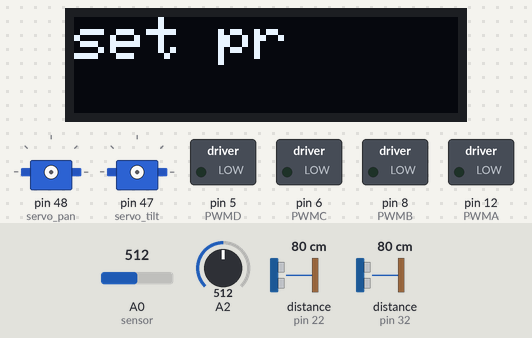
Bench run of a sketch on a simulated Arduino Mega 2560, built with avr-gcc and run on an emulated ATmega2560. Shown: 128×32 one-colour display, 2 × servo, switched loads named in the sketch (green lamp = pin HIGH). Dashed ring = blinking. The inputs (shaded band) are chosen by the test bench; at power-on: distance to the obstacle (sensors on pin 22, pin 32) 80 cm, A0 (sensor) = 512, A2 = 512. The echo pulse lasts 58.3 µs per cm; pins used as bus, display or sensor lines are not drawn; what the sketch prints to the serial monitor is not drawn. At 42.4 s the program stops and its outputs stay as they are.

Above: at 2.1 s.
At 13.3 s:
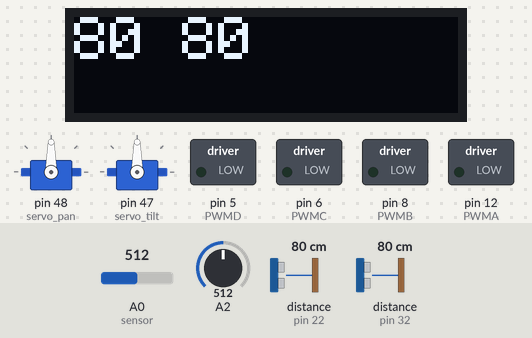
13.4 s: distance to the obstacle (sensor on pin 22) set to 18 cm
At 14.4 s:
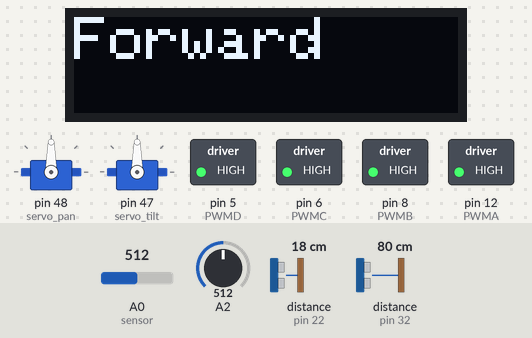
16.4 s: distance to the obstacle (sensor on pin 32) set to 2 cm
At 20.5 s:
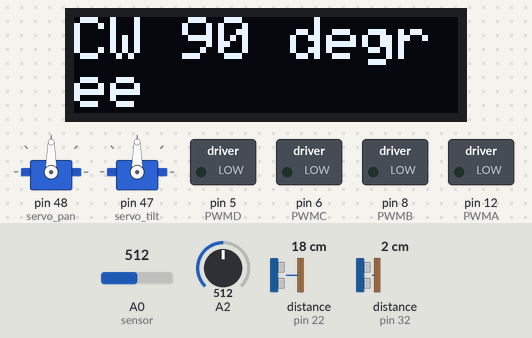
Timing chart, 0 to 35.6 s (numbered marks = the images above; inputs shaded):
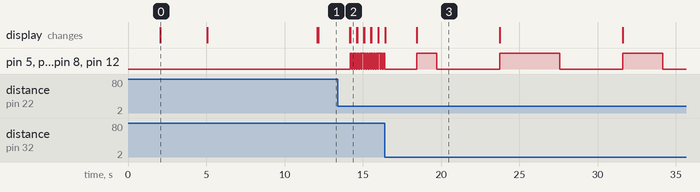

Measured:
- after the input at 16.4 s, the display: first changes at once (image 3 shows a later state)
- what the display in image 0 shows lasts 3.0 s, from 2.1 s to 5.1 s

The sketch:

required_func.ino
```cpp
#include <Arduino.h>
#include <SPI.h>
#include <Wire.h>
#include <Adafruit_GFX.h>
#include <Adafruit_SSD1306.h>
#include <MPU6050_light.h>


///////////////// GLOBAL VARIABLE ///////////////////////
// Gyroscope
MPU6050 mpu(Wire);
unsigned long timer = 0;

// LCD Display
#define SCREEN_WIDTH 128 // OLED display width, in pixels
#define SCREEN_HEIGHT 32 // OLED display height, in pixels

// photo register
int int_adc0, int_adc0_c, int_adc0_m; // from the left
int int_adc1, int_adc1_c, int_adc1_m; // from the right
int int_left, int_right;
int diff;

// Ultrasonic
#define echoPin_l 22
#define trigPin_l 24
#define echoPin_r 32
#define trigPin_r 33
long distance_in_cm_l;
long distance_in_cm_r;

// VEHICLE ROTATION TIME
double rotate_90_time = 1275; // estimated, need to calibrate more
//////////////// END OF GLOBAL VARIABLE /////////////////


/////// GIVEN CODE SNIPPET FOR DISPLAY INITALIZATION AND MOTOR //////
// Declaration for an SSD1306 display connected to I2C (SDA, SCL pins)
#define OLED_RESET     28 //4 // Reset pin # (or -1 if sharing Arduino reset pin)
Adafruit_SSD1306 display(SCREEN_WIDTH, SCREEN_HEIGHT, &Wire, OLED_RESET);
int oldV = 1, newV = 0;
#include <SoftwareSerial.h>
//UNO: (2, 3)
//SoftwareSerial mySerial(4, 6); // RX, TX
int pan = 90;
int tilt = 120;
int window_size = 0;
int BT_alive_cnt = 0;
int voltCount = 0;
#include <Servo.h>
Servo servo_pan;
Servo servo_tilt;
int servo_min = 20;
int servo_max = 160;


unsigned long time;
//FaBoPWM faboPWM;
int pos = 0;
int MAX_VALUE = 2000;
int MIN_VALUE = 300;

// Define motor pins
#define PWMA 12    //Motor A PWM
#define DIRA1 34
#define DIRA2 35  //Motor A Direction
#define PWMB 8    //Motor B PWM
#define DIRB1 37
#define DIRB2 36  //Motor B Direction
#define PWMC 6   //Motor C PWM
#define DIRC1 43
#define DIRC2 42  //Motor C Direction
#define PWMD 5    //Motor D PWM
#define DIRD1 A4  //26
#define DIRD2 A5  //27  //Motor D Direction

#define MOTORA_FORWARD(pwm)    do{digitalWrite(DIRA1,LOW); digitalWrite(DIRA2,HIGH);analogWrite(PWMA,pwm);}while(0)
#define MOTORA_STOP(x)         do{digitalWrite(DIRA1,LOW); digitalWrite(DIRA2,LOW); analogWrite(PWMA,0);}while(0)
#define MOTORA_BACKOFF(pwm)    do{digitalWrite(DIRA1,HIGH);digitalWrite(DIRA2,LOW); analogWrite(PWMA,pwm);}while(0)

#define MOTORB_FORWARD(pwm)    do{digitalWrite(DIRB1,LOW); digitalWrite(DIRB2,HIGH);analogWrite(PWMB,pwm);}while(0)
#define MOTORB_STOP(x)         do{digitalWrite(DIRB1,LOW); digitalWrite(DIRB2,LOW); analogWrite(PWMB,0);}while(0)
#define MOTORB_BACKOFF(pwm)    do{digitalWrite(DIRB1,HIGH);digitalWrite(DIRB2,LOW); analogWrite(PWMB,pwm);}while(0)

#define MOTORC_FORWARD(pwm)    do{digitalWrite(DIRC1,LOW); digitalWrite(DIRC2,HIGH);analogWrite(PWMC,pwm);}while(0)
#define MOTORC_STOP(x)         do{digitalWrite(DIRC1,LOW); digitalWrite(DIRC2,LOW); analogWrite(PWMC,0);}while(0)
#define MOTORC_BACKOFF(pwm)    do{digitalWrite(DIRC1,HIGH);digitalWrite(DIRC2,LOW); analogWrite(PWMC,pwm);}while(0)

#define MOTORD_FORWARD(pwm)    do{digitalWrite(DIRD1,LOW); digitalWrite(DIRD2,HIGH);analogWrite(PWMD,pwm);}while(0)
#define MOTORD_STOP(x)         do{digitalWrite(DIRD1,LOW); digitalWrite(DIRD2,LOW); analogWrite(PWMD,0);}while(0)
#define MOTORD_BACKOFF(pwm)    do{digitalWrite(DIRD1,HIGH);digitalWrite(DIRD2,LOW); analogWrite(PWMD,pwm);}while(0)

#define SERIAL  Serial
#define BTSERIAL Serial3

#define LOG_DEBUG

#ifdef LOG_DEBUG
#define M_LOG SERIAL.print
#else
#define M_LOG BTSERIAL.println
#endif

//PWM Definition
#define MAX_PWM   2000
#define MIN_PWM   300

int Motor_PWM = 300;


//    ↑A-----B↑
//     |  ↑  |
//     |  |  |
//    ↑C-----D↑
void BACK(uint8_t pwm_A, uint8_t pwm_B, uint8_t pwm_C, uint8_t pwm_D)
{
  MOTORA_BACKOFF(Motor_PWM);
  MOTORB_FORWARD(Motor_PWM);
  MOTORC_BACKOFF(Motor_PWM);
  MOTORD_FORWARD(Motor_PWM);
}

//    ↓A-----B↓
//     |  |  |
//     |  ↓  |
//    ↓C-----D↓
void ADVANCE()
{
  MOTORA_FORWARD(Motor_PWM);
  MOTORB_BACKOFF(Motor_PWM);
  MOTORC_FORWARD(Motor_PWM);
  MOTORD_BACKOFF(Motor_PWM);
}
//    =A-----B↑
//     |   ↖ |
//     | ↖   |
//    ↑C-----D=
void LEFT_1()
{
  MOTORA_STOP(Motor_PWM);
  MOTORB_FORWARD(Motor_PWM);
  MOTORC_BACKOFF(Motor_PWM);
  MOTORD_STOP(Motor_PWM);
}

//    ↓A-----B↑
//     |  ←  |
//     |  ←  |
//    ↑C-----D↓
void RIGHT_2()
{
  MOTORA_FORWARD(Motor_PWM);
  MOTORB_FORWARD(Motor_PWM);
  MOTORC_BACKOFF(Motor_PWM);
  MOTORD_BACKOFF(Motor_PWM);
}
//    ↓A-----B=
//     | ↙   |
//     |   ↙ |
//    =C-----D↓
void LEFT_3()
{
  MOTORA_FORWARD(Motor_PWM);
  MOTORB_STOP(Motor_PWM);
  MOTORC_STOP(Motor_PWM);
  MOTORD_BACKOFF(Motor_PWM);
}
//    ↑A-----B=
//     | ↗   |
//     |   ↗ |
//    =C-----D↑
void RIGHT_1()
{
  MOTORA_BACKOFF(Motor_PWM);
  MOTORB_STOP(Motor_PWM);
  MOTORC_STOP(Motor_PWM);
  MOTORD_FORWARD(Motor_PWM);
}
//    ↑A-----B↓
//     |  →  |
//     |  →  |
//    ↓C-----D↑
void LEFT_2()
{
  MOTORA_BACKOFF(Motor_PWM);
  MOTORB_BACKOFF(Motor_PWM);
  MOTORC_FORWARD(Motor_PWM);
  MOTORD_FORWARD(Motor_PWM);
}
//    =A-----B↓
//     |   ↘ |
//     | ↘   |
//    ↓C-----D=
void RIGHT_3()
{
  MOTORA_STOP(Motor_PWM);
  MOTORB_BACKOFF(Motor_PWM);
  MOTORC_FORWARD(Motor_PWM);
  MOTORD_STOP(Motor_PWM);
}

//    ↑A-----B↓
//     | ↗ ↘ |
//     | ↖ ↙ |
//    ↑C-----D↓

void rotate_1()  //tate_1(uint8_t pwm_A,uint8_t pwm_B,uint8_t pwm_C,uint8_t pwm_D)
{
  MOTORA_BACKOFF(300);
  MOTORB_BACKOFF(300);
  MOTORC_BACKOFF(300);
  MOTORD_BACKOFF(300);
}

//    ↓A-----B↑
//     | ↙ ↖ |
//     | ↘ ↗ |
//    ↓C-----D↑

void rotate_2()  // rotate_2(uint8_t pwm_A,uint8_t pwm_B,uint8_t pwm_C,uint8_t pwm_D)
{
  MOTORA_FORWARD(300);
  MOTORB_FORWARD(300);
  MOTORC_FORWARD(300);
  MOTORD_FORWARD(300);
}

//    =A-----B=
//     |  =  |
//     |  =  |
//    =C-----D=

void STOP()
{
  MOTORA_STOP(Motor_PWM);
  MOTORB_STOP(Motor_PWM);
  MOTORC_STOP(Motor_PWM);
  MOTORD_STOP(Motor_PWM);
}


void UART_Control()
{
  String myString;
  char BT_Data = 0;
  // USB data
  /****
     Check if USB Serial data contain brackets
  */

  if (SERIAL.available())
  {
    char inputChar = SERIAL.read();
    if (inputChar == '(') { // Start loop when left bracket detected
      myString = "";
      inputChar = SERIAL.read();
      while (inputChar != ')')
      {
        myString = myString + inputChar;
        inputChar = SERIAL.read();
        if (!SERIAL.available()) {
          break;
        }// Break when bracket closed
      }
    }
    int commaIndex = myString.indexOf(','); //Split data in bracket (a, b, c)
    //Search for the next comma just after the first
    int secondCommaIndex = myString.indexOf(',', commaIndex + 1);
    String firstValue = myString.substring(0, commaIndex);
    String secondValue = myString.substring(commaIndex + 1, secondCommaIndex);
    String thirdValue = myString.substring(secondCommaIndex + 1); // To the end of the string
    if ((firstValue.toInt() > servo_min and firstValue.toInt() < servo_max) and  //Convert them to numbers
        (secondValue.toInt() > servo_min and secondValue.toInt() < servo_max)) {
      pan = firstValue.toInt();
      tilt = secondValue.toInt();
      window_size = thirdValue.toInt();
    }
    SERIAL.flush();
    Serial3.println(myString);
    Serial3.println("Done");
    if (myString != "") {
      display.clearDisplay();
      display.setCursor(0, 0);     // Start at top-left corner
      display.println("Serial_Data = ");
      display.println(myString);
      display.display();
    }
  }

  //BT Control
  /*
    Receive data from app and translate it to motor movements
  */
  // BT Module on Serial 3 (D14 & D15)
  if (Serial3.available())
  {
    BT_Data = Serial3.read();
    SERIAL.print(BT_Data);
    Serial3.flush();
    BT_alive_cnt = 100;
    display.clearDisplay();
    display.setCursor(0, 0);     // Start at top-left corner
    display.println("BT_Data = ");
    display.println(BT_Data);
    display.display();
  }

  BT_alive_cnt = BT_alive_cnt - 1;
  if (BT_alive_cnt <= 0) {
    STOP();
  }
  switch (BT_Data)
  {
    case 'A':  ADVANCE();  M_LOG("Run!\r\n"); break;
    case 'B':  RIGHT_2();  M_LOG("Right up!\r\n");     break;
    case 'C':  rotate_1();                            break;
    case 'D':  RIGHT_3();  M_LOG("Right down!\r\n");   break;
    case 'E':  BACK(500, 500, 500, 500);     M_LOG("Run!\r\n");          break;
    case 'F':  LEFT_3();   M_LOG("Left down!\r\n");    break;
    case 'G':  rotate_2();                              break;
    case 'H':  LEFT_2();   M_LOG("Left up!\r\n");     break;
    case 'Z':  STOP();     M_LOG("Stop!\r\n");        break;
    case 'z':  STOP();     M_LOG("Stop!\r\n");        break;
    case 'd':  LEFT_2();   M_LOG("Left!\r\n");        break;
    case 'b':  RIGHT_2();  M_LOG("Right!\r\n");        break;
    case 'L':  Motor_PWM = 1500;                      break;
    case 'M':  Motor_PWM = 500;                       break;
  }
}


/*Voltage Readings transmitter
  Sends them via Serial3*/
void sendVolt() {
  newV = analogRead(A0);
  if (newV != oldV) {
    if (!Serial3.available()) {
      Serial3.println(newV);
      Serial.println(newV);
    }
  }
  oldV = newV;
}
/////////////////// END OF GIVEN CODE SNIPPET /////////////////////


/////////////////// FUNCTION DECLARE ////////////////////////
void display_clear_show(String s);

//////////////// SENSOR SETUP FUNCTIONS /////////////////
// Ultrasonic
void setup_ultrasonic(){
  // Ultrasonic
  pinMode(echoPin_l, INPUT);
  pinMode(trigPin_l, OUTPUT);
  pinMode(echoPin_r, INPUT);
  pinMode(trigPin_r, OUTPUT);
}


// Photoregister
void setup_photoregister(){
  // measure the sensors reading at ambient light intensity
  Serial.println("Calibration in progress, put the sensor under the light (~ 5 sec) ......");
  Serial.println("***********************");
  delay(2000);        // delay 5000 ms

  int_adc0 = analogRead(A0);   // sensor at ambient light intensity
  int_adc1 = analogRead(A2);
  Serial.print("Left : ");
  Serial.println(int_adc0);
  Serial.print("Right : ");
  Serial.println(int_adc1);
  delay(1000);

  display_clear_show("cover my eyes!");
  Serial.println("\nCalibration in progress, cover the sensor with your fingers (~ 8 sec to set)......");
  Serial.println("************ Put Fingers *****************");
  delay(5000);        // delay 5000 ms
  Serial.println("********* START Calibration **************");

  // measure the sensors reading at zero light intensity
  int_adc0_c=analogRead(A0);   // Left sensor at zero light intensity
  int_adc1_c=analogRead(A2);   // Right sensor at zero light intensity
  Serial.println(int_adc0_c);
  Serial.println(int_adc1_c);

  // calculate the slope of light intensity to ADC reading equations
  int_adc0_m=(int_adc0 - int_adc0_c)/100;
  int_adc1_m=(int_adc1 - int_adc1_c)/100;

  Serial.println(int_adc0_m);
  Serial.println(int_adc1_m);

  diff = ((int_adc0 - int_adc0_c)/int_adc0_m)-((int_adc1 - int_adc1_c)/int_adc1_m);
  delay(2000);        // delay 10000 ms

  Serial.println("\n******** Completed! Remove your hands ********");
}

void setup_gyro(){
  Wire.begin();
  mpu.begin();
  Serial.println("Calculating gyro offset, do not move MPU6050");
  Serial.println("............");
  delay(500);
  mpu.calcGyroOffsets();                          // This does the calibration
  Serial.println("Done");
}
///////////////////// END OF SETUP FUNCTIONS ////////////////////////


///////////////////////// FUNCTIONS //////////////////////////////
void measure_distance(){
  long duration_r;
  long duration_l;

  digitalWrite(trigPin_l, LOW);
  delayMicroseconds(2);
  digitalWrite(trigPin_l, HIGH);
  delayMicroseconds(10);
  digitalWrite(trigPin_l, LOW);

  duration_l = pulseIn(echoPin_l, HIGH);
  Serial.print("duraion l: ");
  Serial.println(duration_l);
  distance_in_cm_l = (duration_l/2.0) / 29.1;

  digitalWrite(trigPin_r, LOW);
  delayMicroseconds(2);
  digitalWrite(trigPin_r, HIGH);
  delayMicroseconds(10);
  digitalWrite(trigPin_r, LOW);

  duration_r = pulseIn(echoPin_r, HIGH);
  Serial.print("duraion r: ");
  Serial.println(duration_r);
  distance_in_cm_r = (duration_r/2.0) / 29.1;

  display_clear_show(String(distance_in_cm_l)+" "+String(distance_in_cm_r));
  Serial.println(String(distance_in_cm_l)+" "+String(distance_in_cm_r));
}

void measure_light_intensity(){
  int_left=(analogRead(A0)-int_adc0_c)/int_adc0_m;
  int_right=(analogRead(A2)-int_adc1_c)/int_adc1_m;

  Serial.print("from left: ");
  Serial.println(int_left);
  Serial.print("from right: ");
  Serial.println(int_right);

  Serial.println();
  delay(200);
}

void gyro(){
  mpu.update();
  if((millis()-timer)>10)                         // print data every 10ms
  {
    Serial.print("  Yaw   (Angle_Z) : ");
    Serial.println(mpu.getAngleZ());
    Serial.println("==========================");
    timer = millis();
    delay(10);
  }
}

void display_clear_show(String s){
  display.clearDisplay();
  display.setTextSize(2);      // Normal 1:1 pixel scale
  display.setTextColor(SSD1306_WHITE); // Draw white text
  display.cp437(true);         // Use full 256 char 'Code Page 437' font
  display.setCursor(0, 0);     // Start at top-left corner
  display.println(s);
  display.display();
}
/////////////////////// END OF FUNCTIONS ////////////////////////


void setup(){
  SERIAL.begin(115200);

  //OLED SETUP
  if (!display.begin(SSD1306_SWITCHCAPVCC, 0x3C)) { // Address 0x3C for 128x32
    Serial.println(F("SSD1306 allocation failed"));
  }

  Serial.println("Welcome");
  display_clear_show("Welcome!");
  delay(2000);

  // We do not need gyro sensor for now - 20240319 0311 (it is am XD, life sucks)
  //  setup_gyro();
  Serial.println("setting photo-register");
  display_clear_show("set pr");
  setup_photoregister();
  Serial.println("setting sonar");
  display_clear_show("set sonar");
  setup_ultrasonic();

  // STOP THE ROBOT
  STOP();

  // BT serial setup
  Serial3.begin(9600);

  //Pan=PL4=>48, Tilt=PL5=>47
  Serial.println("setting cars");
  display_clear_show("set car");
  servo_pan.attach(48);
  servo_tilt.attach(47);

  //Setup Voltage detector
  pinMode(A0, INPUT);
}

void move_forward(double interval){
  // move forward
  Serial.println("move forward");
  display.clearDisplay();display.setCursor(0, 0);
  display.println("Forward");
  display.display();
  ADVANCE();
  delay(interval);
  Serial.println("=================================done=================================");
  STOP();
}

void move_backward(){
  // move backward
  Serial.println("move backward");
  // need to figure out the optimum value, while it is not used in the function.
  display.clearDisplay();display.setCursor(0, 0);
  display.println("Backward");
  display.display();
  BACK(500, 500, 500, 500);
  delay(2000);
  Serial.println("=================================done=================================");
  STOP();
}

void cw_90(){
  // CW rotation 90 degree
  Serial.println("90 degree clockwise");
  display.clearDisplay();display.setCursor(0, 0);
  display.println("CW 90 degree");
  display.display();
  rotate_2();
  delay(rotate_90_time);
  Serial.println("=================================done=================================");
  STOP();
  delay(2000);
}

void ccw_90(){
  // CCW rotation 90 degree
  Serial.println("90 degree counter-clockwise");
  display.clearDisplay();display.setCursor(0, 0);
  display.println("CCW 90 degree");
  display.display();
  rotate_1();
  delay(rotate_90_time);
  Serial.println("=================================done=================================");
  STOP();
  delay(2000);
}

void cw_360(){
  // CW rotation 360 degree
  Serial.println("360 degree clockwise");
  display.clearDisplay();display.setCursor(0, 0);
  display.println("CW 360 degree");
  display.display();
  rotate_2();
  delay(rotate_90_time * 4);
  Serial.println("=================================done=================================");
  STOP();
  delay(2000);
}

void cw_180(){
  // CW rotation 180 degree
  Serial.println("180 degree counter-clockwise");
  display.clearDisplay();display.setCursor(0, 0);
  display.println("CW 180 degree");
  display.display();
  rotate_2();
  delay(rotate_90_time * 2);
  Serial.println("=================================done=================================");
  STOP();
  delay(2000);
}

void ccw_270(){
  // CCW rotation 270 degree
  Serial.println("270 degree counter-clockwise");
  display.clearDisplay();display.setCursor(0, 0);
  display.println("CCW 270 degree");
  display.display();
  rotate_1();
  delay(rotate_90_time * 3);
  Serial.println("=================================done=================================");
  STOP();
  delay(2000);
}

void ccw_180(){
  // CCW rotation 180 degree
  Serial.println("180 degree counter-clockwise");
  display.clearDisplay();display.setCursor(0, 0);
  display.println("CCW 180 degree");
  display.display();
  rotate_1();
  delay(rotate_90_time * 2);
  Serial.println("=================================done=================================");
  STOP();
  delay(2000);
}

void ccw_5(){
  Serial.println("180 degree counter-clockwise");
  display.clearDisplay();display.setCursor(0, 0);
//  display.println("CCW 5 degree");
//  display.display();
  rotate_1();
  delay(rotate_90_time/18);
  Serial.println("=================================done=================================");
  STOP();
  delay(300);
}


int done = 0;
void loop(){
   display_clear_show("parking");
   measure_distance();
   while ((distance_in_cm_l - distance_in_cm_r > 1) || (distance_in_cm_l - distance_in_cm_r < -1)){

    ccw_5();

    measure_distance();
   }
   delay(2000);


   measure_distance();
   while ((distance_in_cm_l + distance_in_cm_r)/2 > 33){
    move_forward(100);
    measure_distance();
    display_clear_show("Moving");
   }


    display_clear_show("Done");
    delay(2000);

   cw_90();
   delay(2000);
   ccw_270();
   delay(2000);
   cw_180();
   delay(2000);

   measure_light_intensity();
   while ((int_left - int_right) > 200 || (int_left - int_right) < -200){
    display_clear_show("there shall be light");
    if ((int_left - int_right) > 200){
      LEFT_2();
      delay(500);
    }else{
      RIGHT_2();
      delay(500);
    }
    measure_light_intensity();
   }

   delay(2000);

   measure_distance();
   while ((distance_in_cm_l + distance_in_cm_r)/2 > 12){
    move_forward(100);
    measure_distance();
    display_clear_show("Moving");
   }

   delay(2000);


   done = 1;
   while (done == 1){
    STOP();
    display_clear_show("Parked");
   }
}
```
